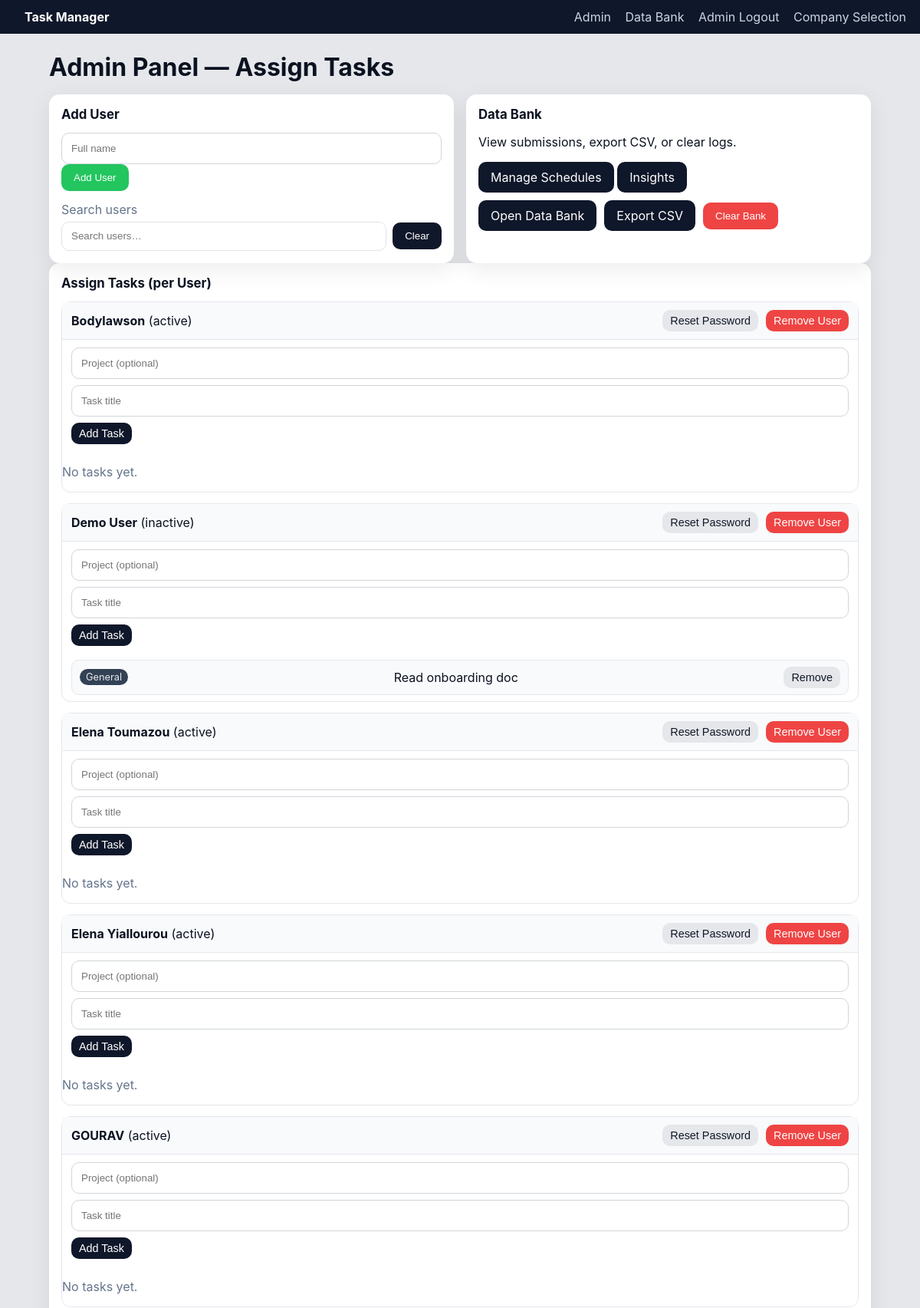
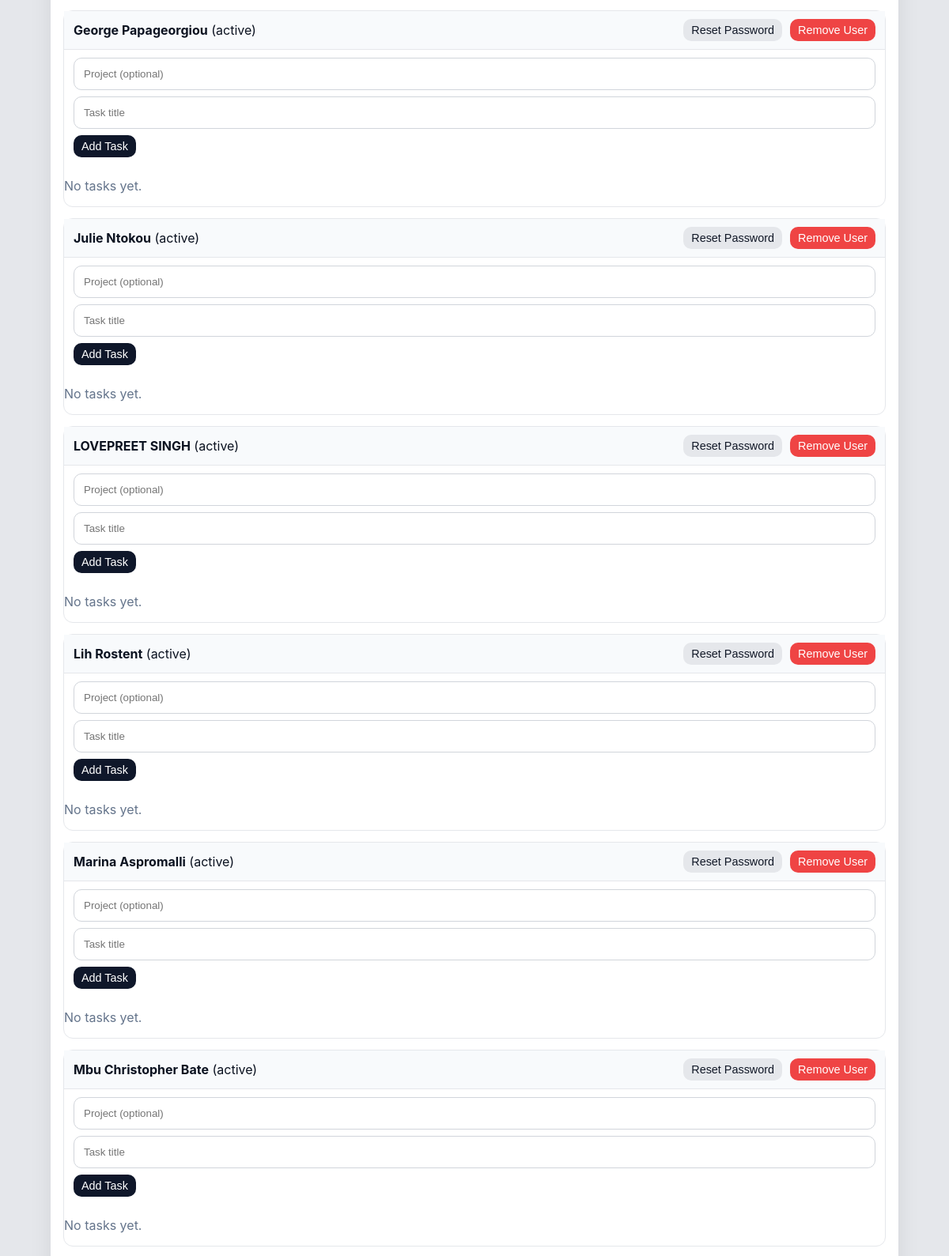
/admin (signed in, upper part), run on the app's committed database (2 pictures, top to bottom).
### models.py (models this page shows)
class User(db.Model):
    __tablename__ = "users"
    id = db.Column(db.Integer, primary_key=True)
    full_name = db.Column(db.String(200), unique=True, nullable=False)
    active = db.Column(db.Boolean, default=True, nullable=False)
    login_password_hash = db.Column(db.String(255), nullable=True)
    tasks = db.relationship("Task", backref="user", cascade="all, delete-orphan")

class Task(db.Model):
    __tablename__ = "tasks"
    id = db.Column(db.Integer, primary_key=True)
    user_id = db.Column(db.Integer, db.ForeignKey("users.id"), nullable=False)
    project = db.Column(db.String(120), default="-", nullable=False)
    title = db.Column(db.String(255), nullable=False)
    created_at = db.Column(db.DateTime, server_default=db.func.now(), nullable=False)

### app.py (the view)
    @app.get("/admin")
    @admin_required
    def admin_panel():
        q = (request.args.get("q") or "").strip()
        query = User.query
        if q:
            query = query.filter(User.full_name.ilike(f"%{q}%"))
        users = query.order_by(User.full_name.asc()).all()
        rows = []
        for u in users:
            rows.append({
                "id": u.id,
                "name": u.full_name,
                "active": u.active,
                "tasks": [{"id": t.id, "project": t.project, "title": t.title} for t in u.tasks],
            })
        return render_template("admin.html", stage="panel", users=rows, q=q)

### templates/admin.html (shortened to what this page needs)
{% extends "base.html" %}
{% block content %}
{% if stage == "login" %}
  <h1 class="page-title">Admin Login</h1>
  <form class="card" method="post" action="{{ url_for('admin_login_post') }}">
    <label>Password</label>
    <input type="password" name="password" placeholder="******" required>
    <button class="primary">Enter</button>
  </form>
    <h1 class="page-title" style="margin-top: 20px;">George Login</h1>
  <form class="card" method="post" action="{{ url_for('george_login_post') }}">
    <label>Password</label>
    <input type="password" name="password" placeholder="******" required>
    <button class="primary">Enter</button>
  </form>
{% elif stage == "panel" %}
  <h1 class="page-title">Admin Panel — Assign Tasks</h1>
  <div class="grid two">
    <section class="card">
      <h2>Add User</h2>
      <form method="post" action="{{ url_for('admin_add_user') }}">
        <input type="text" name="full_name" placeholder="Full name" required>
        <button class="primary">Add User</button>
      </form>
      <div class="live-search-wrap">
        <label for="adminLiveSearch" class="muted" style="display:block; margin:14px 0 6px;">Search users</label>
        <form onsubmit="return false;" class="admin-search">
          <input id="adminLiveSearch" type="text" placeholder="Search users…" autocomplete="off">
          <button type="button" class="button"
                  onclick="document.getElementById('adminLiveSearch').value=''; window.AdminLiveFilter?.('');">
            Clear
          </button>
        </form>
      </div>
    </section>
    <section class="card">
      <div class="card-head">
        <div>
          <h2>Data Bank</h2>
          <p>View submissions, export CSV, or clear logs.</p>
          <a class="button" href="{{ url_for('admin_schedules') }}">Manage Schedules</a>
          <a class="button" href="{{ url_for('admin_insights') }}">Insights</a>
        </div>
      </div>
      <div class="row">
        <a class="button" href="{{ url_for('admin_data_bank') }}">Open Data Bank</a>
        <a class="button" href="{{ url_for('admin_export_csv') }}">Export CSV</a>
        <form method="post" action="{{ url_for('admin_clear_bank') }}" onsubmit="return confirm('Clear all logs?');">
          <button class="danger">Clear Bank</button>
        </form>
      </div>
    </section>
  </div>
  <section class="card">
    <h2>Assign Tasks (per User)</h2>
    {% for u in users %}
      <div class="assign-row" data-user="{{ u.name|lower }}">
        <div class="assign-head">
          <div><strong>{{ u.name }}</strong> ({{ 'active' if u.active else 'inactive' }})</div>
          <div class="row">
            <form method="post" action="{{ url_for('admin_reset_user_password', user_id=u.id) }}"
                  onsubmit="return confirm('Reset password for this user?');">
              <button class="ghost small">Reset Password</button>
            </form>
            <form method="post" action="{{ url_for('admin_remove_user', user_id=u.id) }}" onsubmit="return confirm('Delete user and all tasks?');">
              <button class="danger small">Remove User</button>
            </form>
          </div>
        </div>
        <form class="assign-form" method="post" action="{{ url_for('admin_add_task', user_id=u.id) }}">
          <input type="text" name="project" placeholder="Project (optional)">
          <input type="text" name="title" placeholder="Task title" required>
          <button class="small">Add Task</button>
        </form>
        {% if u.tasks %}
          <ul class="task-list">
            {% for t in u.tasks %}
              <li>
                <span class="pill">{{ t.project or '-' }}</span>
                <span>{{ t.title }}</span>
                <form method="post" action="{{ url_for('admin_remove_task', task_id=t.id) }}" onsubmit="return confirm('Remove this task?');">
                  <button class="ghost small">Remove</button>
                </form>
              </li>
            {% endfor %}
          </ul>
        {% else %}
          <p class="muted">No tasks yet.</p>
        {% endif %}
      </div>
    {% endfor %}
  </section>
{% endif %}
{% endblock %}

### static/style.css (style rules this page uses)
:root { --bg:#0f172a; --panel:#111827; --card:#1f2937; --text:#e5e7eb; --muted:#94a3b8; --accent:#22c55e; --accent2:#60a5fa; --danger:#ef4444; --warn:#f59e0b; --pill:#334155; }
* { box-sizing:border-box }
body { margin:0;font-family:Inter,Segoe UI,system-ui,Arial,sans-serif;background:#e5e7eb;color:#0b1220 }
.page-title { margin:8px 0 16px }
.grid.two { display:grid;grid-template-columns:1fr 1fr;gap:16px }
.card { background:#fff;border-radius:14px;padding:16px;box-shadow:0 8px 30px rgba(2,8,23,.08) }
.card h2 { margin-top:0;font-size:1.05rem }
select,input[type=text],input[type=password],textarea { width:100%;padding:12px;border:1px solid #d1d5db;border-radius:10px;background:#fff;outline:none }
button, .button { background:#0f172a;color:#fff;border:none;padding:10px 16px;border-radius:10px;cursor:pointer;text-decoration:none;display:inline-block }
button.primary { background:var(--accent) }
button.danger { background:var(--danger) }
button.ghost { background:#e5e7eb;color:#111827 }
button.small,.button.small { padding:6px 10px;font-size:.9rem }
.row { display:flex;gap:10px;align-items:center;flex-wrap:wrap }
.assign-row { border:1px solid #e5e7eb;border-radius:12px;margin-bottom:14px }
.assign-head { display:flex;justify-content:space-between;align-items:center;padding:10px 12px;background:#f8fafc;border-bottom:1px solid #e5e7eb }
.assign-form { display:flex;gap:8px;padding:10px 12px;flex-wrap:wrap }
.task-list { list-style:none;margin:0;padding:8px 12px;display:flex;flex-direction:column;gap:6px }
.task-list li { display:flex;gap:10px;align-items:center;justify-content:space-between;background:#f9fafb;border:1px solid #e5e7eb;border-radius:10px;padding:8px 10px }
.pill { background:var(--pill);color:#e5e7eb;border-radius:999px;padding:3px 8px;font-size:.8rem }
.muted { color:#64748b }
.card-head { display:flex; justify-content:space-between; align-items:flex-end; gap:16px; margin-bottom:10px; }
.admin-search { display:flex; gap:8px; align-items:center; margin-left:auto; }
.card-head { display:flex; gap:16px; align-items:flex-end; justify-content:space-between; margin-bottom:10px; }
.admin-search { display:flex; gap:8px; align-items:center; }
.admin-search #adminLiveSearch { min-width:260px; height:38px; padding:8px 12px; border:1px solid var(--border, #dfe3ea); border-radius:10px; }
.live-search-wrap { margin-top:8px; }

### data on the page
User: name "Bodylawson", active "active", shows "No tasks yet."
User: name "Demo User", active "inactive"
Task: project "General", title "Read onboarding doc"
User: name "Elena Toumazou", active "active", shows "No tasks yet."
User: name "Elena Yiallourou", active "active", shows "No tasks yet."
User: name "GOURAV", active "active", shows "No tasks yet."
User: name "George Papageorgiou", active "active", shows "No tasks yet."
User: name "Julie Ntokou", active "active", shows "No tasks yet."
User: name "LOVEPREET SINGH", active "active", shows "No tasks yet."
User: name "Lih Rostent", active "active", shows "No tasks yet."
User: name "Marina Aspromalli", active "active", shows "No tasks yet."
User: name "Mbu Christopher Bate", active "active", shows "No tasks yet."
